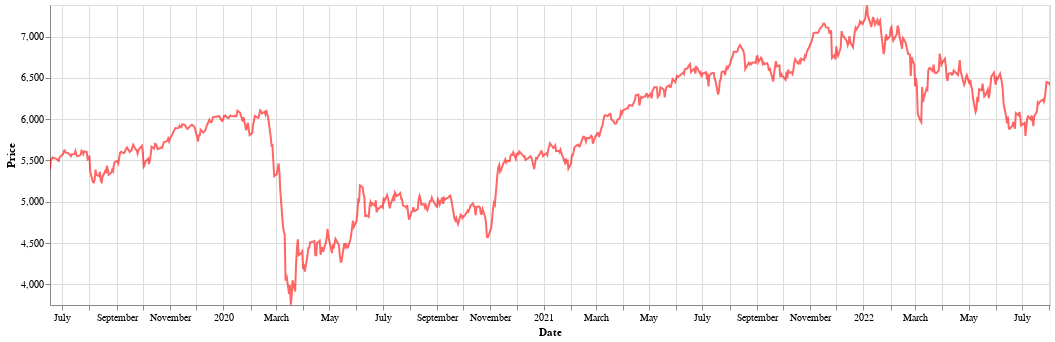

Notebook code cell kept with this figure:
### Code cell
plot_cours("CAC40")

### Figure 1 — Vega-Lite specification as saved in the notebook (floating-point values rounded to 4 significant figures; data arrays with more than 128 entries replaced by an {"elided": "..."} marker saying what was removed)
{"config": {"view": {"continuousWidth": 400, "continuousHeight": 300}}, "data": {"name": "data-bbf3569a02178090a6e7a8c84568ca5a"}, "mark": {"type": "line", "color": "red", "opacity": 0.6}, "encoding": {"tooltip": [{"field": "Date", "type": "temporal"}, {"field": "Dernier", "title": "Price", "type": "quantitative"}], "x": {"field": "Date", "scale": {"clamp": true, "domain": ["2019-06-17", "2022-08-02"]}, "type": "temporal"}, "y": {"field": "Dernier", "scale": {"clamp": true, "domain": [3750.0, 7381.0]}, "title": "Price", "type": "quantitative"}}, "height": 300, "selection": {"selector049": {"type": "interval", "encodings": ["x"]}, "selector050": {"type": "interval", "bind": "scales", "encodings": ["x", "y"]}}, "width": 1000, "$schema": "https://vega.github.io/schema/vega-lite/v4.17.0.json", "datasets": {"data-bbf3569a02178090a6e7a8c84568ca5a": {"elided": "805 records"}}}
